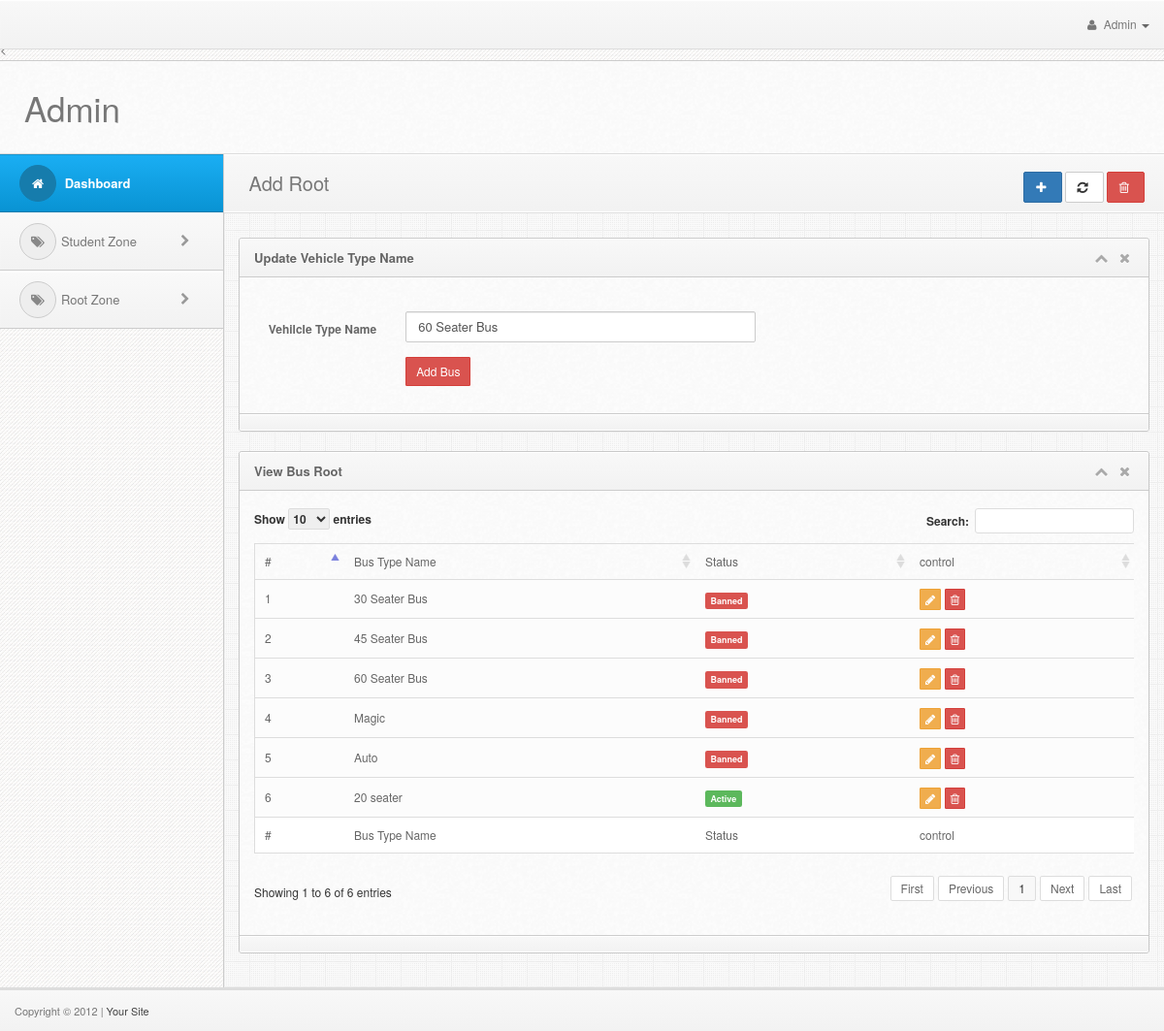
/admin/BusType.php?vehicle_type_id=3&update=up_vehicle_type_name (signed in), run on the app's committed database.
### tables this page shows
CREATE TABLE IF NOT EXISTS `vehicle_type` (
  `vehicle_type_id` int(11) NOT NULL AUTO_INCREMENT,
  `vehicle_type_name` varchar(50) NOT NULL,
  `status` int(1) NOT NULL,
  PRIMARY KEY (`vehicle_type_id`)
);

### admin/library/DbConnect.php (called while the page is built, shortened)
<?php
class DbConnect
{
	function __construct()
	{
		$conn=mysql_connect("localhost","root","");
		return $conn;
	}
}
?>

### admin/library/DbFunction.php (called while the page is built, shortened)
<?php
	include_once("DbConnect.php");
	class DbFunction
	{
			function select_bus_type()
			{
				$qr=mysql_query("select * from vehicle_type");
				return $qr;
			}
			function select_vehicle_type_id($vehicle_type_id)
			{
				$qr=mysql_query("SELECT * FROM `vehicle_type` WHERE vehicle_type_id='$vehicle_type_id'");
				return $qr;
			}
	}
?>

### admin/BusType.php (the view, shortened to what this page needs)
<?php include "header.php"; ?>
<div class="content">
    <?php include "sidebar.php"; ?>
  	<div class="mainbar">
	    <div class="page-head">
	      <h2 class="pull-left"><i class="fa-building-o"></i>Add Root</h2>
        <div class="bread-crumb pull-right">
								  <button class="btn btn-primary" data-toggle="collapse" data-target="#demo"><i class="fa fa-plus"></i> </button>
								  <button class="btn btn-default"><i class="fa fa-refresh"></i> </button>
								  <button class="btn btn-danger"><i class="fa fa-trash-o"></i></i> </button>
        </div>
        <div class="clearfix"></div>
	    </div>
	    <div class="matter">
        <div class="container">
            <div class="row">
              <div class="col-md-12">
                  <?php
					if(isset($_REQUEST['update']))
					{
						if($_REQUEST['update']=="up_vehicle_type_name")
						{
							$vehicle_type_id=$_REQUEST['vehicle_type_id'];
							$select_vehicle_type_id=$dbFun->select_vehicle_type_id($vehicle_type_id);
							$arr=mysql_fetch_array($select_vehicle_type_id);
							?>
                            <div class="widget wgreen" id="demo">
                <div class="widget-head">
                  <div class="pull-left">Update Vehicle Type Name</div>
                  <div class="widget-icons pull-right">
                    <a href="#" class="wminimize"><i class="fa fa-chevron-up"></i></a>
                    <a href="#" class="wclose"><i class="fa fa-times"></i></a>
                  </div>
                  <div class="clearfix"></div>
                </div>
                <div class="widget-content">
                  <div class="padd">
                    <br />
                     <form class="form-horizontal" method="post" action="setting.php?admin2=upvehicletype" enctype="multipart/form-data" role="form">
                          <div class="form-group">
                                  <label class="col-lg-2 control-label">Vehilcle Type Name</label>
                                  <div class="col-lg-5">
                                    <input type="text" name="VehicleType" class="form-control" placeholder="Enter Vehilcle Type" value="<?php echo $arr['vehicle_type_name']; ?>">
                                  </div>
                                </div>
                                <div class="form-group">
                                  <div class="col-lg-offset-2 col-lg-6">
                                    <input type="submit" value="Add Bus" name="AddVehicle" class="btn btn-sm btn-danger" />
                                  </div>
                                </div>
                              </form>
                  </div>
                </div>
                  <div class="widget-foot">
                  </div>
              </div>
							<?php
						}
					}
				?>
              <div class="widget">
                <div class="widget-head">
                  <div class="pull-left">View Bus Root</div>
                  <div class="widget-icons pull-right">
                    <a href="#" class="wminimize"><i class="fa fa-chevron-up"></i></a>
                    <a href="#" class="wclose"><i class="fa fa-times"></i></a>
                  </div>
                  <div class="clearfix"></div>
                </div>
                <div class="widget-content">
                  <div class="padd">
							<div class="page-tables">
								<div class="table-responsive">
									<table cellpadding="0" cellspacing="0" border="0" id="data-table-1" width="100%">
										<thead>
											<tr>
												<th>#</th>
												<th>Bus Type Name</th>
                                                <th>Status</th>
												<th>control</th>
											</tr>
										</thead>
										<tbody>
                                        <?php
										$select_bus_type=$dbFun->select_bus_type();
										while($arr=mysql_fetch_array($select_bus_type))
  {
										?>
									             <tr>
                                                 <td><?php echo $arr['vehicle_type_id']; ?></td>
												<td><?php echo $arr['vehicle_type_name']; ?></td>
												<td>
								<?php
                                if($arr['status']==1)
                                {
                                ?>
                                                <a href="setting.php?vehicle_type_id=<?php echo $arr['vehicle_type_id']; ?>&admin2=st_bus_type&status=0"><span class="label label-success">Active</span></a>
                                                <?php } else { ?>
                                               <a href="setting.php?vehicle_type_id=<?php echo $arr['vehicle_type_id']; ?>&admin2=st_bus_type&status=1"> <span class="label label-danger">Banned</span></a></td>
                                                <?php } ?>
												<td>
								  <a href="BusType.php?vehicle_type_id=<?php echo $arr['vehicle_type_id']; ?>&update=up_vehicle_type_name"><button class="btn btn-xs btn-warning"><i class="fa fa-pencil"></i> </button></a>
                                <a href="setting.php?vehicle_type_id=<?php echo $arr['vehicle_type_id']; ?>&admin2=del_vehicle_type"><button class="btn btn-xs btn-danger"><i class="fa fa-trash-o"></i> </button></a></td>
											</tr>
                                            <?php } ?>
                                        </tbody>
										<tfoot>
											<tr>
												<th>#</th>
												<th>Bus Type Name</th>
                                                <th>Status</th>
												<th>control</th>
											</tr>
										</tfoot>
									</table>
								</div>
								</div>
							</div>
                  </div>
                  <div class="widget-foot">
                  </div>
                </div>
                 </div>
            </div
        </div>
		  </div>
    </div>
</div>
<?php include "footer.php"; ?>
</body>
</html>

### admin/css/style.css (style rules this page uses)
body { font-size: 12px; line-height: 22px; color: #666; border-top: 3px solid #eee; background:#343434 url("../img/back.png") repeat; padding-top: 37px; -webkit-font-smoothing: antialiased; }
h1,h2,h3,h4,h5,h6 { padding: 2px 0px; margin: 2px 0px; color: #777; }
h2 { font-size: 25px; line-height: 35px; }
a { color: #026b9c; }
button { font-size: 11px; }
form { margin: 0px; }
.mainbar { position: relative; margin-left: 230px; margin-right: 0px; width: auto; background:#eee url("../img/main-back.png") repeat; border-left: 1px solid #ccc; z-index: 50; min-height: 800px; }
.mainbar .container { max-width:100% !important; width: 100% !important; }
.page-tables .dataTable { margin-bottom: 20px; }
.page-tables .dataTable { border:1px solid #ddd !important; }
table.dataTable thead .sorting { background: url("../img/data-tables/sort_both.png") no-repeat center right; }
table.dataTable thead .sorting_asc { background: url("../img/data-tables/sort_asc.png") no-repeat center right; }
.page-tables table.dataTable thead th { padding:7px 10px; font-weight:normal; border-bottom:0px !important; }
.page-tables table.dataTable tfoot th { border-top:1px solid #ddd !important; padding:7px 10px; font-weight:normal; background:#fff !important; }
.page-tables table.dataTable td { background:#fcfcfc !important; border-top:1px solid #ddd !important; }
.mainbar .page-head { background-color: #f8f8f8; background: -webkit-gradient(linear, left top, left bottom, from(#f8f8f8), to(#f2f2f2)); background: -webkit-linear-gradient(top, #f8f8f8, #f2f2f2); background: -moz-linear-gradient(top, #f8f8f8, #f2f2f2); background: -ms-linear-gradient(top, #f8f8f8, #f2f2f2); background: -o-linear-gradient(top, #f8f8f8, #f2f2f2); background: linear-gradient(top, #f8f8f8, #f2f2f2); padding: 8px 20px; border-bottom: 1px solid #fff; box-shadow: inset 0px 1px 1px #fff; }
.mainbar .page-head h2 { font-weight: normal; font-size: 20px; }
.mainbar .bread-crumb { font-size: 11px; margin-top: 10px; color: #aaa; }
.mainbar .bread-crumb i { margin-right: 3px; }
.mainbar .matter { border-top: 1px solid #ddd; padding: 15px 0px; }
.widget { border: 1px solid #c9c9c9; border-radius: 3px; margin-top: 10px; margin-bottom: 20px; background: #fafafa url('../img/cream.png') repeat; }
.widget .padd, .modal-body { padding: 13px 15px; }
.widget .widget-head,.modal-header { background-color: #f8f8f8; background: -webkit-gradient(linear, left top, left bottom, from(#f8f8f8), to(#f2f2f2)); background: -webkit-linear-gradient(top, #f8f8f8, #f2f2f2); background: -moz-linear-gradient(top, #f8f8f8, #f2f2f2); background: -ms-linear-gradient(top, #f8f8f8, #f2f2f2); background: -o-linear-gradient(top, #f8f8f8, #f2f2f2); background: linear-gradient(top, #f8f8f8, #f2f2f2); border-top-right-radius: 3px; border-top-left-radius: 3px; text-shadow:0px 1px #fff; border-bottom: 1px solid #ccc; border-top: 1px solid #fff; color: #666; font-size: 13px; font-weight: bold; padding: 8px 15px; }
.widget .widget-head .widget-icons i { font-size: 14px; margin: 0px 4px; }
.widget .widget-head .widget-icons a { color: #aaa; }
.widget .widget-foot, .modal-footer { background-color: #f8f8f8; background: -webkit-gradient(linear, left top, left bottom, from(#f8f8f8), to(#f2f2f2)); background: -webkit-linear-gradient(top, #f8f8f8, #f2f2f2); background: -moz-linear-gradient(top, #f8f8f8, #f2f2f2); background: -ms-linear-gradient(top, #f8f8f8, #f2f2f2); background: -o-linear-gradient(top, #f8f8f8, #f2f2f2); background: linear-gradient(top, #f8f8f8, #f2f2f2); border-bottom-right-radius: 3px; border-bottom-left-radius: 3px; text-shadow:0px 1px #fff; border-bottom: 1px solid #fff; border-top: 1px solid #ccc; padding: 8px 15px; font-size: 12px; color: #555; box-shadow: inset 0px 1px 1px #fff; }

### data on the page
vehicle_type: VehicleType "60 Seater Bus", vehicle_type_id "3", vehicle_type_name "60 Seater Bus"
vehicle_type: vehicle_type_id "1", vehicle_type_name "30 Seater Bus"
vehicle_type: vehicle_type_id "2", vehicle_type_name "45 Seater Bus"
vehicle_type: vehicle_type_id "4", vehicle_type_name "Magic"
vehicle_type: vehicle_type_id "5", vehicle_type_name "Auto"
vehicle_type: vehicle_type_id "6", vehicle_type_name "20 seater"
